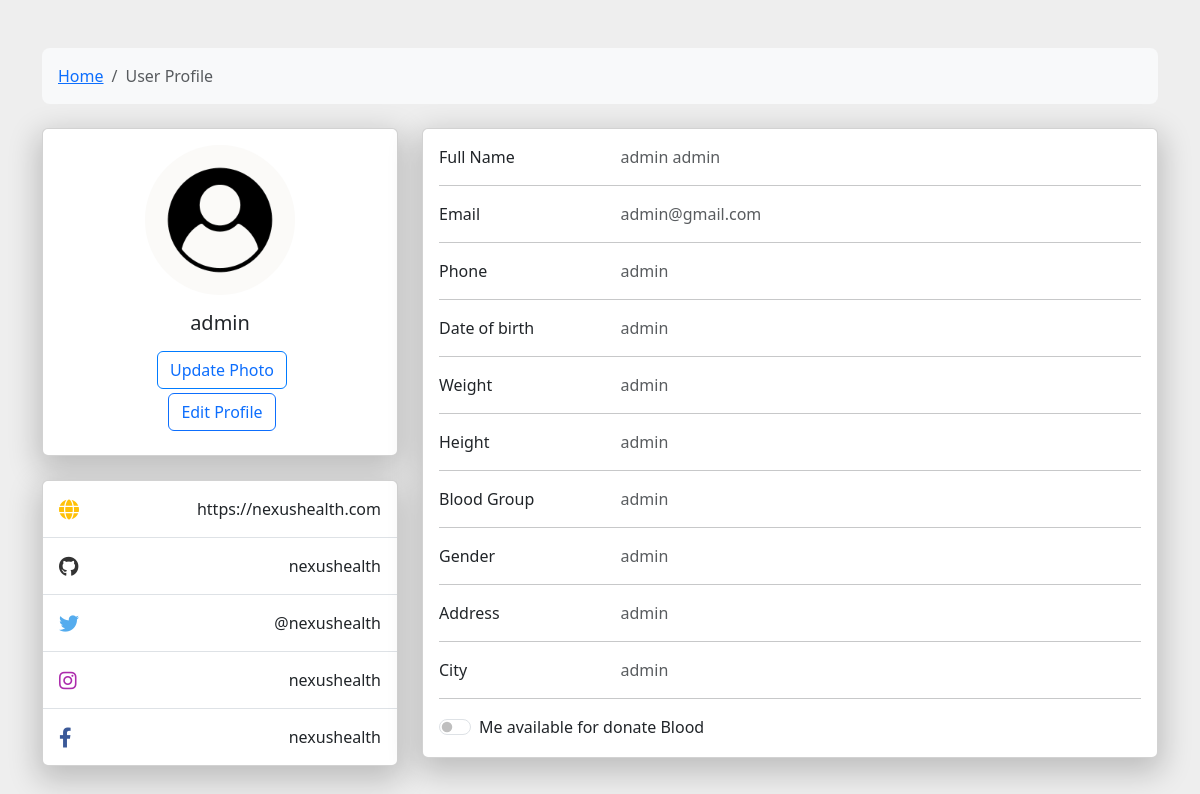
The page /Homepage/profile.php (signed in) on the database as committed earlier.
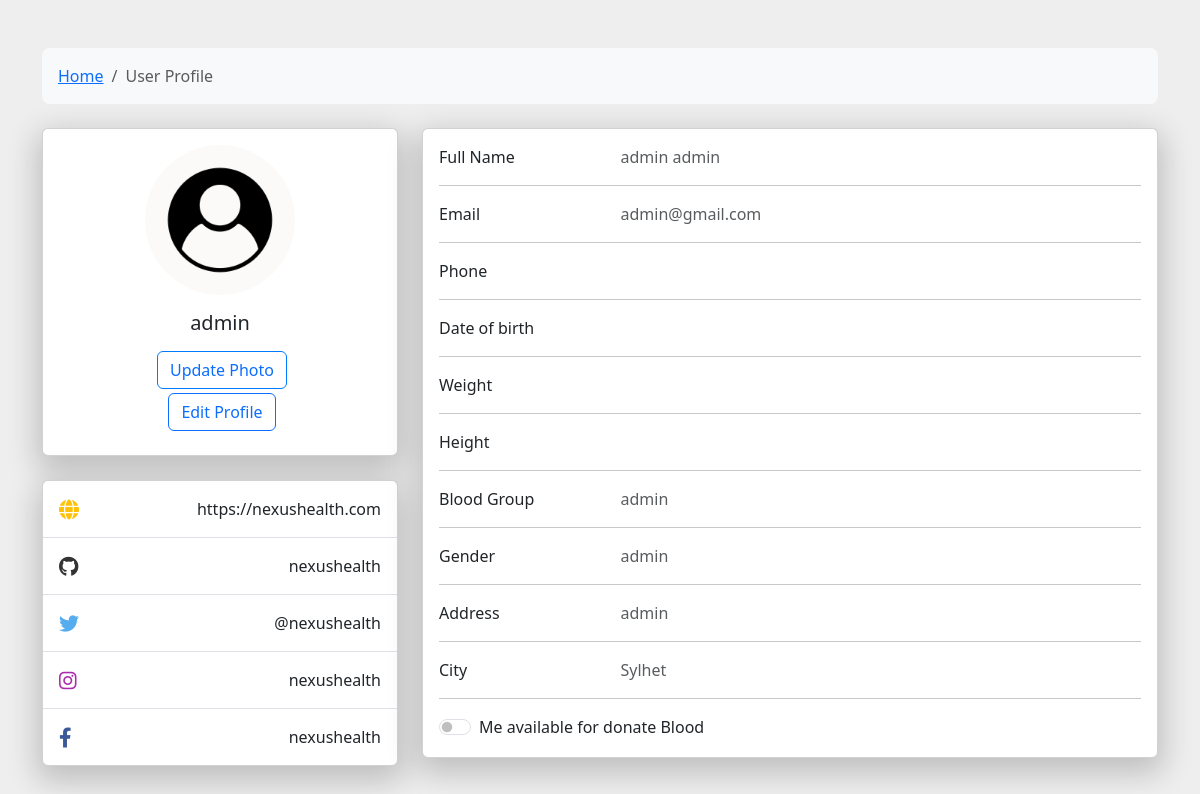
The same page on the database as committed later.
### tables this page shows
CREATE TABLE `register` (
  `id` int(255) NOT NULL,
  `firstName` varchar(255) NOT NULL,
  `lastName` varchar(255) NOT NULL,
  `userName` varchar(255) NOT NULL,
  `email` varchar(255) NOT NULL,
  `pass` varchar(255) NOT NULL,
  `pNumber` varchar(255) NOT NULL,
  `dob` varchar(255) NOT NULL,
  `weight` varchar(255) NOT NULL,
  `height` varchar(255) NOT NULL,
  `sex` varchar(255) NOT NULL,
  `bloodGroup` varchar(255) NOT NULL,
  `address` varchar(255) NOT NULL,
  `city` varchar(255) NOT NULL,
  `verifytoken` varchar(255) NOT NULL,
  `verifystatus` int(255) NOT NULL DEFAULT 0 COMMENT '0 = No\r\n\r\n1 = Yes',
  `profilepic` varchar(255) NOT NULL DEFAULT '../ProfilePictures/Default.jpg'
);

### Database/sessionUserData.php (called while the page is built)
<?php
if (isset($_SESSION['userName'])) {
    $loggedInUser = mysqli_query($conn, "SELECT * FROM `register` WHERE userName = '{$_SESSION['userName']}' OR email = '{$_SESSION['userName']}'");
}
$row = mysqli_fetch_assoc($loggedInUser);
?>

### Homepage/profile.php (the view, shortened to what this page needs)
<?php
include "../Database/connection.php";
include '../Database/sessionUserData.php'
    ?>
<!DOCTYPE html>
<html lang="en">
<head>
    <link href="https://cdnjs.cloudflare.com/ajax/libs/font-awesome/6.0.0-beta2/css/all.min.css" rel="stylesheet">
    <link href="https://cdn.jsdelivr.net/npm/bootstrap@5.3.0/dist/css/bootstrap.min.css" rel="stylesheet"
>
    <link rel="stylesheet" href="styles.css">
    <link href="https://cdn.jsdelivr.net/npm/bootstrap@5.3.0/dist/css/bootstrap.min.css" rel="stylesheet"
>
    <link href="https://cdn.jsdelivr.net/npm/bootstrap@5.3.0/dist/css/bootstrap.bundle.min.css" rel="stylesheet"
>
</head>
<body>
    <section style="background-color: #eee;">
        <div class="container py-5">
            <div class="row">
                <div class="col">
                    <nav aria-label="breadcrumb" class="bg-light rounded-3 p-3 mb-4">
                        <ol class="breadcrumb mb-0">
                            <li class="breadcrumb-item"><a href="index.php">Home</a></li>
                            <li class="breadcrumb-item active" aria-current="page">User Profile</li>
                        </ol>
                    </nav>
                </div>
            </div>
            <div class="row">
                <div class="col-lg-4">
                    <div class="card mb-4">
                        <div class="card-body text-center">
                            <img src="<?php echo $row['profilepic'] ?>" alt="avatar" class="rounded-circle img-fluid"
                                style="width: 150px;">
                            <h5 class="my-3">
                                <?php echo $row['userName'] ?>
                            </h5>
                            <div class=" justify-content-center mb-2">
                                <form id="profileForm" action="update_profile.php" method="POST"
                                    enctype="multipart/form-data">
                                    <label for="photoInput"
                                        class="custom-file-upload btn btn-outline-primary mb-1 ms-1">Update
                                        Photo</label>
                                </form>
                                <button type="button" class="btn btn-outline-primary ms-1" data-bs-toggle="modal"
                                    data-bs-target="#editProfileModal">Edit Profile</button>
                            </div>
                        </div>
                    </div>
                    <div class="card mb-4 mb-lg-0">
                        <div class="card-body p-0">
                            <ul class="list-group list-group-flush rounded-3">
                                <li class="list-group-item d-flex justify-content-between align-items-center p-3">
                                    <i class="fas fa-globe fa-lg text-warning"></i>
                                    <p class="mb-0">https://nexushealth.com</p>
                                </li>
                                <li class="list-group-item d-flex justify-content-between align-items-center p-3">
                                    <i class="fab fa-github fa-lg" style="color: #333333;"></i>
                                    <p class="mb-0">nexushealth</p>
                                </li>
                                <li class="list-group-item d-flex justify-content-between align-items-center p-3">
                                    <i class="fab fa-twitter fa-lg" style="color: #55acee;"></i>
                                    <p class="mb-0">@nexushealth</p>
                                </li>
                                <li class="list-group-item d-flex justify-content-between align-items-center p-3">
                                    <i class="fab fa-instagram fa-lg" style="color: #ac2bac;"></i>
                                    <p class="mb-0">nexushealth</p>
                                </li>
                                <li class="list-group-item d-flex justify-content-between align-items-center p-3">
                                    <i class="fab fa-facebook-f fa-lg" style="color: #3b5998;"></i>
                                    <p class="mb-0">nexushealth</p>
                                </li>
                            </ul>
                        </div>
                    </div>
                </div>
                <div class="col-lg-8">
                    <div class="card mb-4">
                        <div class="card-body">
                            <div class="row">
                                <div class="col-sm-3">
                                    <p class="mb-0">Full Name</p>
                                </div>
                                <div class="col-sm-9">
                                    <p class="text-muted mb-0">
                                        <?php echo $row['firstName'] . ' ' . $row['lastName'] ?>
                                    </p>
                                </div>
                            </div>
                            <hr>
                            <div class="row">
                                <div class="col-sm-3">
                                    <p class="mb-0">Email</p>
                                </div>
                                <div class="col-sm-9">
                                    <p class="text-muted mb-0">
                                        <?php echo $row['email'] ?>
                                    </p>
                                </div>
                            </div>
                            <hr>
                            <div class="row">
                                <div class="col-sm-3">
                                    <p class="mb-0">Phone</p>
                                </div>
                                <div class="col-sm-9">
                                    <p class="text-muted mb-0">
                                        <?php echo $row['pNumber'] ?>
                                    </p>
                                </div>
                            </div>
                            <hr>
                            <div class="row">
                                <div class="col-sm-3">
                                    <p class="mb-0">Date of birth</p>
                                </div>
                                <div class="col-sm-9">
                                    <p class="text-muted mb-0">
                                        <?php echo $row['dob'] ?>
                                    </p>
                                </div>
                            </div>
                            <hr>
                            <div class="row">
                                <div class="col-sm-3">
                                    <p class="mb-0">Weight</p>
                                </div>
                                <div class="col-sm-9">
                                    <p class="text-muted mb-0">
                                        <?php echo $row['weight'] ?>
                                    </p>
                                </div>
                            </div>
                            <hr>
                            <div class="row">
                                <div class="col-sm-3">
                                    <p class="mb-0">Height</p>
                                </div>
                                <div class="col-sm-9">
                                    <p class="text-muted mb-0">
                                        <?php echo $row['height'] ?>
                                    </p>
                                </div>
                            </div>
                            <hr>
                            <div class="row">
                                <div class="col-sm-3">
                                    <p class="mb-0">Blood Group</p>
                                </div>
                                <div class="col-sm-9">
                                    <p class="text-muted mb-0">
                                        <?php echo $row['bloodGroup'] ?>
                                    </p>
                                </div>
                            </div>
                            <hr>
                            <div class="row">
                                <div class="col-sm-3">
                                    <p class="mb-0">Gender</p>
                                </div>
                                <div class="col-sm-9">
                                    <p class="text-muted mb-0">
                                        <?php echo $row['sex'] ?>
                                    </p>
                                </div>
                            </div>
                            <hr>
                            <div class="row">
                                <div class="col-sm-3">
                                    <p class="mb-0">Address</p>
                                </div>
                                <div class="col-sm-9">
                                    <p class="text-muted mb-0">
                                        <?php echo $row['address'] ?>
                                    </p>
                                </div>
                            </div>
                            <hr>
                            <div class="row">
                                <div class="col-sm-3">
                                    <p class="mb-0">City</p>
                                </div>
                                <div class="col-sm-9">
                                    <p class="text-muted mb-0">
                                        <?php echo $row['city'] ?>
                                    </p>
                                </div>
                            </div>
                            <hr>
                            <div class="col-md-12">
                                <form method="post" action="update_profile.php">
                                    <div class="form-check form-switch">
                                        <input class="form-check-input" value="off" type="checkbox"
                                            id="notificationSwitch" name="notificationSwitch"
                                            onchange="this.form.submit()" <?php echo $_SESSION['isChecked']; ?>>
                                        <label class="form-check-label" for="notificationSwitch">Me available for donate
                                            Blood</label>
                                    </div>
                                </form>
                            </div>
                        </div>
                    </div>
                </div>
            </div>
        </div>
    </section>
</body>
</html>

### Homepage/styles.css (style rules this page uses)
.card { overflow: hidden; cursor: pointer; position: relative; box-shadow: 0 10px 30px 5px rgba(0, 0, 0, 0.2); }
a { inset: auto auto 40px 30px; color: inherit; text-decoration: none; }

### Homepage/profile.php (style rules this page uses)
.custom-file-upload { border: 1px solid #007bff; display: inline-block; padding: 6px 12px; cursor: pointer; }

Rows that differ between the two databases and show on the page:
changed register "admin": city "admin" → "Sylhet"; pNumber "admin" → (not shown); dob "admin" → (not shown); weight "admin" → (not shown); height "admin" → (not shown)
